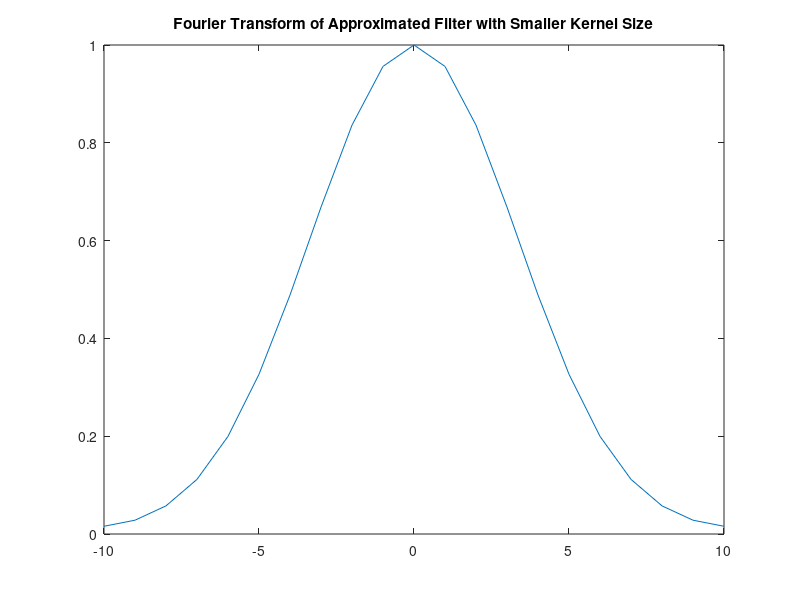
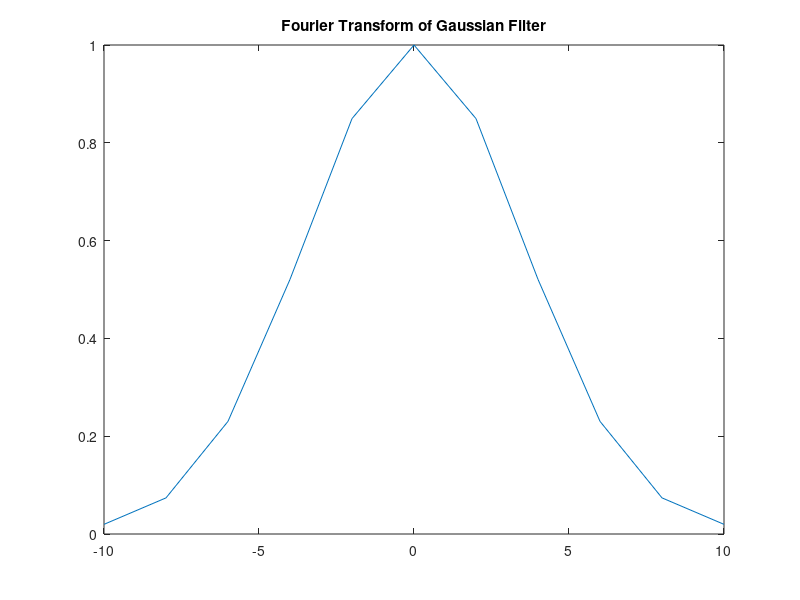

MATLAB code for these plots, in order:
sigma = 1;
kernel_size = 10;
x = - floor(kernel_size / 2):floor(kernel_size / 2);
% gaussian filter
gaussian_filter = exp(-x .^ 2 / (2 * sigma^2)) / (sqrt(2 * pi) * sigma);
% compute the Fourier transform of the Gaussian filter, and shift the  spectrum so that the 
% zero frequency is at the center of the spectrum using the fftshift function.
H = fftshift(fft(gaussian_filter)); 
% Fourier transform of the approximated filter with a smaller kernel size 
% by appending  zeros to the end of the Gaussian filter h,
% and then applying the fft and fftshift functions as above.
G = fftshift(fft([gaussian_filter zeros(1, kernel_size)])); 
freq = linspace(-10, 10,length(H));
figure;
plot(freq, abs(H));
title('Fourier Transform of Gaussian Filter');
freq = linspace(-10, 10, length(G));
figure;
plot(freq, abs(G));
title('Fourier Transform of Approximated Filter with Smaller Kernel Size');
saveas(gcf, 'gaussian-vs-windowed.png');

